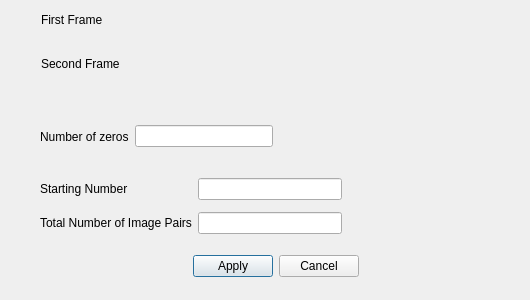
<?xml version="1.0" encoding="UTF-8"?>
<ui version="4.0">
 <class>FileFormatWindow</class>
 <widget class="QDialog" name="FileFormatWindow">
  <property name="windowModality">
   <enum>Qt::ApplicationModal</enum>
  </property>
  <property name="enabled">
   <bool>true</bool>
  </property>
  <property name="geometry">
   <rect>
    <x>0</x>
    <y>0</y>
    <width>530</width>
    <height>300</height>
   </rect>
  </property>
  <property name="minimumSize">
   <size>
    <width>530</width>
    <height>300</height>
   </size>
  </property>
  <property name="maximumSize">
   <size>
    <width>2000</width>
    <height>300</height>
   </size>
  </property>
  <property name="windowTitle">
   <string>Dialog</string>
  </property>
  <property name="windowIcon">
   <iconset>
    <normaloff>:/urapiv_icon.png</normaloff>:/urapiv_icon.png</iconset>
  </property>
  <widget class="QWidget" name="layoutWidget">
   <property name="geometry">
    <rect>
     <x>40</x>
     <y>120</y>
     <width>233</width>
     <height>33</height>
    </rect>
   </property>
   <layout class="QHBoxLayout" name="numberZerosLayout">
    <item>
     <widget class="QLabel" name="numberZerosLabel">
      <property name="enabled">
       <bool>true</bool>
      </property>
      <property name="text">
       <string>Number of zeros</string>
      </property>
     </widget>
    </item>
    <item>
     <widget class="QLineEdit" name="numberZeros">
      <property name="enabled">
       <bool>true</bool>
      </property>
     </widget>
    </item>
   </layout>
  </widget>
  <widget class="QWidget" name="layoutWidget">
   <property name="geometry">
    <rect>
     <x>40</x>
     <y>172</y>
     <width>302</width>
     <height>70</height>
    </rect>
   </property>
   <layout class="QGridLayout" name="imagesLayout">
    <item row="0" column="0">
     <widget class="QLabel" name="startingImageLabel">
      <property name="text">
       <string>Starting Number</string>
      </property>
     </widget>
    </item>
    <item row="0" column="1">
     <widget class="QLineEdit" name="startingImage"/>
    </item>
    <item row="1" column="0">
     <widget class="QLabel" name="totalImagesLabel">
      <property name="text">
       <string>Total Number of Image Pairs</string>
      </property>
     </widget>
    </item>
    <item row="1" column="1">
     <widget class="QLineEdit" name="totalImages"/>
    </item>
   </layout>
  </widget>
  <widget class="QWidget" name="layoutWidget">
   <property name="geometry">
    <rect>
     <x>40</x>
     <y>250</y>
     <width>471</width>
     <height>33</height>
    </rect>
   </property>
   <layout class="QHBoxLayout" name="buttonsLayout">
    <item>
     <spacer>
      <property name="orientation">
       <enum>Qt::Horizontal</enum>
      </property>
      <property name="sizeHint" stdset="0">
       <size>
        <width>40</width>
        <height>20</height>
       </size>
      </property>
     </spacer>
    </item>
    <item>
     <widget class="QPushButton" name="applyButton">
      <property name="text">
       <string>Apply</string>
      </property>
     </widget>
    </item>
    <item>
     <widget class="QPushButton" name="cancelButton">
      <property name="text">
       <string>Cancel</string>
      </property>
     </widget>
    </item>
    <item>
     <spacer>
      <property name="orientation">
       <enum>Qt::Horizontal</enum>
      </property>
      <property name="sizeHint" stdset="0">
       <size>
        <width>40</width>
        <height>20</height>
       </size>
      </property>
     </spacer>
    </item>
   </layout>
  </widget>
  <widget class="QLabel" name="firstFrameLabel">
   <property name="geometry">
    <rect>
     <x>41</x>
     <y>11</y>
     <width>469</width>
     <height>18</height>
    </rect>
   </property>
   <property name="text">
    <string>First Frame</string>
   </property>
  </widget>
  <widget class="QLabel" name="secondFrameLabel">
   <property name="geometry">
    <rect>
     <x>41</x>
     <y>55</y>
     <width>100</width>
     <height>18</height>
    </rect>
   </property>
   <property name="maximumSize">
    <size>
     <width>100</width>
     <height>16777215</height>
    </size>
   </property>
   <property name="text">
    <string>Second Frame</string>
   </property>
  </widget>
  <widget class="QLabel" name="firstFrameText">
   <property name="geometry">
    <rect>
     <x>41</x>
     <y>34</y>
     <width>469</width>
     <height>16</height>
    </rect>
   </property>
   <property name="sizePolicy">
    <sizepolicy hsizetype="MinimumExpanding" vsizetype="Preferred">
     <horstretch>0</horstretch>
     <verstretch>0</verstretch>
    </sizepolicy>
   </property>
   <property name="text">
    <string/>
   </property>
  </widget>
  <widget class="QLabel" name="secondFrameText">
   <property name="geometry">
    <rect>
     <x>41</x>
     <y>78</y>
     <width>469</width>
     <height>16</height>
    </rect>
   </property>
   <property name="sizePolicy">
    <sizepolicy hsizetype="MinimumExpanding" vsizetype="Preferred">
     <horstretch>0</horstretch>
     <verstretch>0</verstretch>
    </sizepolicy>
   </property>
   <property name="text">
    <string/>
   </property>
  </widget>
 </widget>
 <resources>
  <include location="../ui_resources.qrc"/>
  <include location="../share/images/images.qrc"/>
 </resources>
 <connections/>
</ui>
